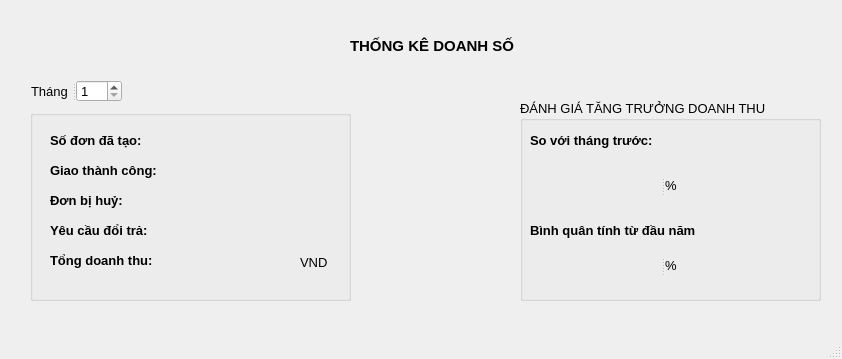
<?xml version="1.0" encoding="UTF-8"?>
<ui version="4.0">
 <class>thongkedon</class>
 <widget class="QMainWindow" name="thongkedon">
  <property name="geometry">
   <rect>
    <x>0</x>
    <y>0</y>
    <width>842</width>
    <height>359</height>
   </rect>
  </property>
  <property name="font">
   <font>
    <pointsize>10</pointsize>
   </font>
  </property>
  <property name="windowTitle">
   <string>MainWindow</string>
  </property>
  <widget class="QWidget" name="centralwidget">
   <widget class="QLabel" name="label">
    <property name="geometry">
     <rect>
      <x>350</x>
      <y>30</y>
      <width>181</width>
      <height>31</height>
     </rect>
    </property>
    <property name="font">
     <font>
      <pointsize>11</pointsize>
      <weight>75</weight>
      <bold>true</bold>
     </font>
    </property>
    <property name="text">
     <string>THỐNG KÊ DOANH SỐ</string>
    </property>
   </widget>
   <widget class="QGroupBox" name="groupBox_3">
    <property name="geometry">
     <rect>
      <x>30</x>
      <y>110</y>
      <width>321</width>
      <height>191</height>
     </rect>
    </property>
    <property name="title">
     <string/>
    </property>
    <widget class="QLabel" name="lblSodon">
     <property name="geometry">
      <rect>
       <x>130</x>
       <y>20</y>
       <width>131</width>
       <height>21</height>
      </rect>
     </property>
     <property name="font">
      <font>
       <weight>75</weight>
       <bold>true</bold>
      </font>
     </property>
     <property name="text">
      <string/>
     </property>
     <property name="alignment">
      <set>Qt::AlignCenter</set>
     </property>
    </widget>
    <widget class="QLabel" name="label_6">
     <property name="geometry">
      <rect>
       <x>20</x>
       <y>20</y>
       <width>101</width>
       <height>21</height>
      </rect>
     </property>
     <property name="font">
      <font>
       <weight>75</weight>
       <bold>true</bold>
      </font>
     </property>
     <property name="text">
      <string>Số đơn đã tạo:</string>
     </property>
    </widget>
    <widget class="QLabel" name="label_11">
     <property name="geometry">
      <rect>
       <x>350</x>
       <y>80</y>
       <width>31</width>
       <height>21</height>
      </rect>
     </property>
     <property name="text">
      <string>VND</string>
     </property>
    </widget>
    <widget class="QLabel" name="label_9">
     <property name="geometry">
      <rect>
       <x>20</x>
       <y>140</y>
       <width>111</width>
       <height>21</height>
      </rect>
     </property>
     <property name="font">
      <font>
       <weight>75</weight>
       <bold>true</bold>
      </font>
     </property>
     <property name="text">
      <string>Tổng doanh thu:</string>
     </property>
    </widget>
    <widget class="QLabel" name="lblGiatri">
     <property name="geometry">
      <rect>
       <x>130</x>
       <y>140</y>
       <width>131</width>
       <height>21</height>
      </rect>
     </property>
     <property name="font">
      <font>
       <pointsize>10</pointsize>
       <weight>75</weight>
       <bold>true</bold>
      </font>
     </property>
     <property name="styleSheet">
      <string notr="true">color: rgb(0, 170, 0);</string>
     </property>
     <property name="text">
      <string/>
     </property>
     <property name="alignment">
      <set>Qt::AlignCenter</set>
     </property>
    </widget>
    <widget class="QLabel" name="label_7">
     <property name="geometry">
      <rect>
       <x>20</x>
       <y>50</y>
       <width>111</width>
       <height>21</height>
      </rect>
     </property>
     <property name="font">
      <font>
       <weight>75</weight>
       <bold>true</bold>
      </font>
     </property>
     <property name="text">
      <string>Giao thành công:</string>
     </property>
    </widget>
    <widget class="QLabel" name="lblThanhcong">
     <property name="geometry">
      <rect>
       <x>130</x>
       <y>50</y>
       <width>131</width>
       <height>21</height>
      </rect>
     </property>
     <property name="font">
      <font>
       <weight>75</weight>
       <bold>true</bold>
      </font>
     </property>
     <property name="text">
      <string/>
     </property>
     <property name="alignment">
      <set>Qt::AlignCenter</set>
     </property>
    </widget>
    <widget class="QLabel" name="label_3">
     <property name="geometry">
      <rect>
       <x>270</x>
       <y>142</y>
       <width>31</width>
       <height>21</height>
      </rect>
     </property>
     <property name="text">
      <string>VND</string>
     </property>
    </widget>
    <widget class="QLabel" name="label_8">
     <property name="geometry">
      <rect>
       <x>20</x>
       <y>80</y>
       <width>111</width>
       <height>21</height>
      </rect>
     </property>
     <property name="font">
      <font>
       <weight>75</weight>
       <bold>true</bold>
      </font>
     </property>
     <property name="text">
      <string>Đơn bị huỷ:</string>
     </property>
    </widget>
    <widget class="QLabel" name="lblHuy">
     <property name="geometry">
      <rect>
       <x>130</x>
       <y>80</y>
       <width>131</width>
       <height>21</height>
      </rect>
     </property>
     <property name="font">
      <font>
       <weight>75</weight>
       <bold>true</bold>
      </font>
     </property>
     <property name="text">
      <string/>
     </property>
     <property name="alignment">
      <set>Qt::AlignCenter</set>
     </property>
    </widget>
    <widget class="QLabel" name="label_10">
     <property name="geometry">
      <rect>
       <x>20</x>
       <y>110</y>
       <width>111</width>
       <height>21</height>
      </rect>
     </property>
     <property name="font">
      <font>
       <weight>75</weight>
       <bold>true</bold>
      </font>
     </property>
     <property name="text">
      <string>Yêu cầu đổi trả:</string>
     </property>
    </widget>
    <widget class="QLabel" name="lblDoitra">
     <property name="geometry">
      <rect>
       <x>130</x>
       <y>110</y>
       <width>131</width>
       <height>21</height>
      </rect>
     </property>
     <property name="font">
      <font>
       <weight>75</weight>
       <bold>true</bold>
      </font>
     </property>
     <property name="text">
      <string/>
     </property>
     <property name="alignment">
      <set>Qt::AlignCenter</set>
     </property>
    </widget>
   </widget>
   <widget class="QSplitter" name="splitter">
    <property name="geometry">
     <rect>
      <x>31</x>
      <y>80</y>
      <width>91</width>
      <height>22</height>
     </rect>
    </property>
    <property name="orientation">
     <enum>Qt::Horizontal</enum>
    </property>
    <widget class="QLabel" name="label_2">
     <property name="text">
      <string>Tháng</string>
     </property>
    </widget>
    <widget class="QSpinBox" name="spbThang">
     <property name="font">
      <font>
       <pointsize>10</pointsize>
      </font>
     </property>
     <property name="minimum">
      <number>1</number>
     </property>
     <property name="maximum">
      <number>12</number>
     </property>
    </widget>
   </widget>
   <widget class="QLabel" name="label_4">
    <property name="geometry">
     <rect>
      <x>340</x>
      <y>110</y>
      <width>191</width>
      <height>191</height>
     </rect>
    </property>
    <property name="text">
     <string/>
    </property>
    <property name="pixmap">
     <pixmap resource="res.qrc">:/res/res/icon/growth.png</pixmap>
    </property>
    <property name="scaledContents">
     <bool>true</bool>
    </property>
   </widget>
   <widget class="QGroupBox" name="groupBox">
    <property name="geometry">
     <rect>
      <x>520</x>
      <y>100</y>
      <width>301</width>
      <height>201</height>
     </rect>
    </property>
    <property name="font">
     <font>
      <pointsize>10</pointsize>
     </font>
    </property>
    <property name="title">
     <string>ĐÁNH GIÁ TĂNG TRƯỞNG DOANH THU</string>
    </property>
    <widget class="QLabel" name="label_12">
     <property name="geometry">
      <rect>
       <x>10</x>
       <y>30</y>
       <width>131</width>
       <height>21</height>
      </rect>
     </property>
     <property name="font">
      <font>
       <pointsize>10</pointsize>
       <weight>75</weight>
       <bold>true</bold>
      </font>
     </property>
     <property name="text">
      <string>So với tháng trước:</string>
     </property>
    </widget>
    <widget class="QLabel" name="label_13">
     <property name="geometry">
      <rect>
       <x>10</x>
       <y>120</y>
       <width>171</width>
       <height>21</height>
      </rect>
     </property>
     <property name="font">
      <font>
       <pointsize>10</pointsize>
       <weight>75</weight>
       <bold>true</bold>
      </font>
     </property>
     <property name="text">
      <string>Bình quân tính từ đầu năm</string>
     </property>
    </widget>
    <widget class="QLabel" name="lbltangthang">
     <property name="geometry">
      <rect>
       <x>76</x>
       <y>70</y>
       <width>31</width>
       <height>31</height>
      </rect>
     </property>
     <property name="font">
      <font>
       <pointsize>12</pointsize>
       <weight>75</weight>
       <bold>true</bold>
      </font>
     </property>
     <property name="styleSheet">
      <string notr="true"/>
     </property>
     <property name="text">
      <string/>
     </property>
     <property name="alignment">
      <set>Qt::AlignRight|Qt::AlignTrailing|Qt::AlignVCenter</set>
     </property>
    </widget>
    <widget class="QLabel" name="lblbinhquanduong">
     <property name="geometry">
      <rect>
       <x>80</x>
       <y>150</y>
       <width>31</width>
       <height>31</height>
      </rect>
     </property>
     <property name="font">
      <font>
       <pointsize>12</pointsize>
       <weight>75</weight>
       <bold>true</bold>
      </font>
     </property>
     <property name="styleSheet">
      <string notr="true"/>
     </property>
     <property name="text">
      <string/>
     </property>
     <property name="alignment">
      <set>Qt::AlignRight|Qt::AlignTrailing|Qt::AlignVCenter</set>
     </property>
    </widget>
    <widget class="QSplitter" name="splitter_2">
     <property name="geometry">
      <rect>
       <x>110</x>
       <y>70</y>
       <width>81</width>
       <height>31</height>
      </rect>
     </property>
     <property name="orientation">
      <enum>Qt::Horizontal</enum>
     </property>
     <widget class="QLabel" name="lblTangthang">
      <property name="font">
       <font>
        <pointsize>10</pointsize>
        <weight>75</weight>
        <bold>true</bold>
       </font>
      </property>
      <property name="styleSheet">
       <string notr="true"/>
      </property>
      <property name="text">
       <string/>
      </property>
      <property name="alignment">
       <set>Qt::AlignCenter</set>
      </property>
     </widget>
     <widget class="QLabel" name="label_5">
      <property name="text">
       <string>%</string>
      </property>
     </widget>
    </widget>
    <widget class="QSplitter" name="splitter_3">
     <property name="geometry">
      <rect>
       <x>110</x>
       <y>150</y>
       <width>81</width>
       <height>31</height>
      </rect>
     </property>
     <property name="orientation">
      <enum>Qt::Horizontal</enum>
     </property>
     <widget class="QLabel" name="lblTTB">
      <property name="font">
       <font>
        <pointsize>10</pointsize>
        <weight>75</weight>
        <bold>true</bold>
       </font>
      </property>
      <property name="styleSheet">
       <string notr="true"/>
      </property>
      <property name="text">
       <string/>
      </property>
      <property name="alignment">
       <set>Qt::AlignCenter</set>
      </property>
     </widget>
     <widget class="QLabel" name="label_14">
      <property name="text">
       <string>%</string>
      </property>
     </widget>
    </widget>
   </widget>
  </widget>
  <widget class="QMenuBar" name="menubar">
   <property name="geometry">
    <rect>
     <x>0</x>
     <y>0</y>
     <width>842</width>
     <height>21</height>
    </rect>
   </property>
  </widget>
  <widget class="QStatusBar" name="statusbar"/>
 </widget>
 <resources>
  <include location="res.qrc"/>
 </resources>
 <connections/>
</ui>
